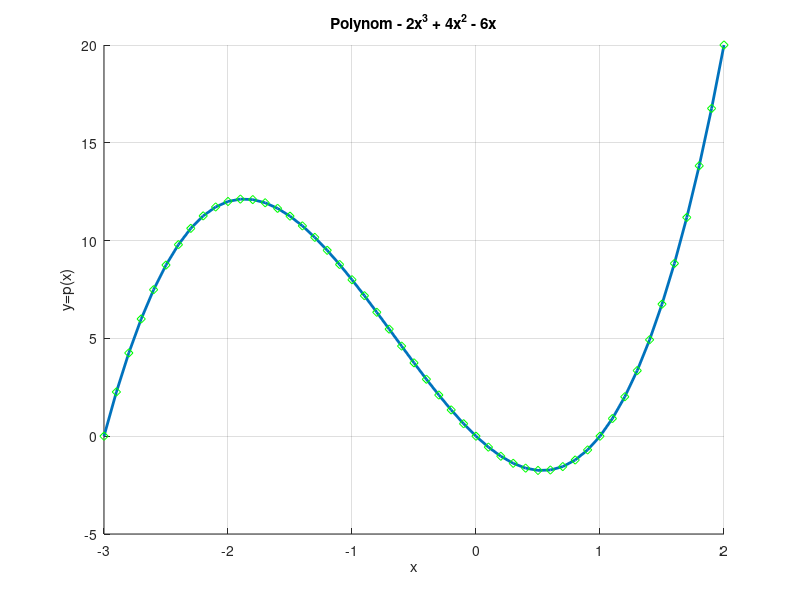

Reproduce this figure in MATLAB.
%zadana funkce: p(x) = 2x^3 + 4x^2 - 6x
%najdete hodnoty v bodech zadane funkce
%pouzijte zadanou funkci k vypoctu hodnot
clear;
clc;

p = [2,4,-6,0]; % polynom se v matlabu definuje jako vektor koeficientů polynomu

x=0;
p(1)*x^3 + p(2)*x^2 + p(3)*x + p(4) %hodnota v bode 0

x=2;
p(1)*x^3 + p(2)*x^2 + p(3)*x + p(4) %hodnota v bode 2

x=[0,1,2];
p(1)*x.^3 + p(2)*x.^2 + p(3)*x + p(4) %hodnota v bodech 0, 1, 2

x=[-3:0.1:2]; 
y=p(1)*x.^3 + p(2)*x.^2 + p(3)*x + p(4); %hodnoty polynomu pro vsechny hodnoty vektoru x  

figure('Name',"polynom - 2x^3 + 4x^2 - 6x");
title("Polynom - 2x^3 + 4x^2 - 6x");
grid on;
xlabel('x');
ylabel('y=p(x)');

hold on;
plot(x, y, 'linewidth', 2);
plot(x, y, 'gd');
hold off;